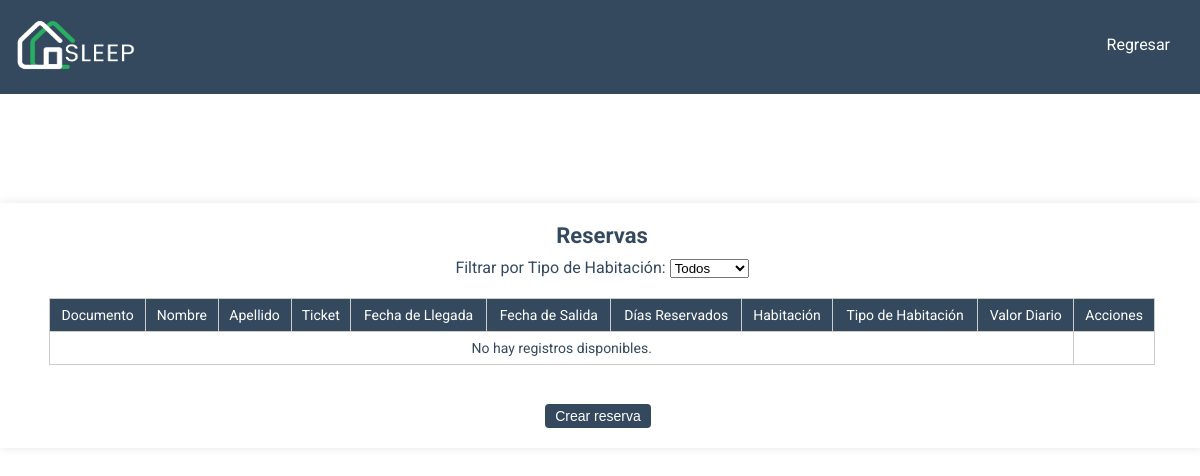
Page /pages/reservas.php on the earlier database version.
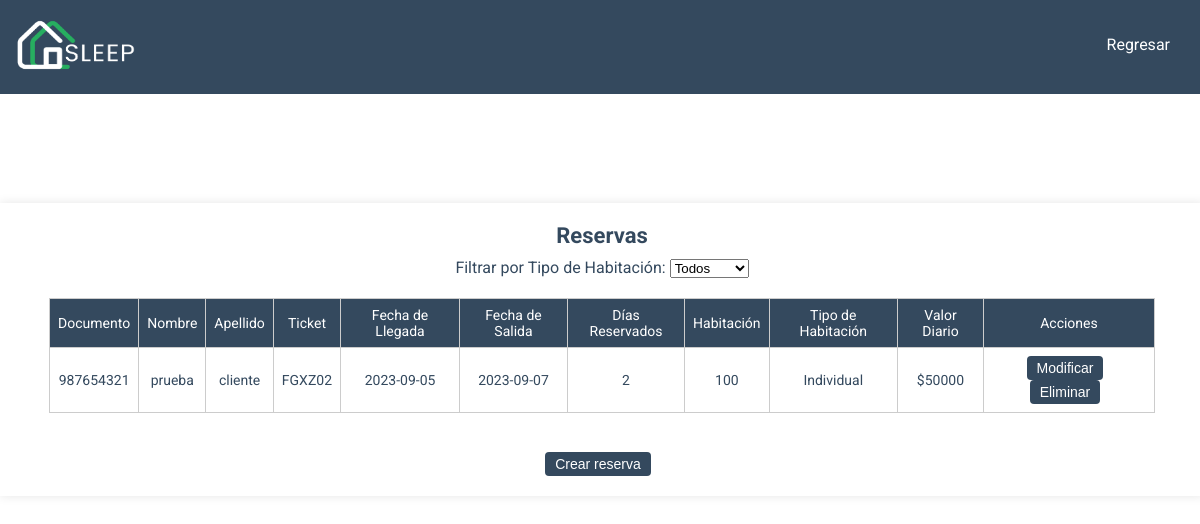
Same page on the later database version.
### tables this page shows
CREATE TABLE `huespedes` (
  `documento` int(11) NOT NULL,
  `ticket` varchar(11) NOT NULL,
  `habitacion` int(11) NOT NULL,
  `fecha_checkIN` date NOT NULL,
  `fecha_checkOUT` date NOT NULL,
  `dias_reservados` int(11) NOT NULL
);

CREATE TABLE `usuarios` (
  `documento` int(11) NOT NULL,
  `correo` varchar(45) NOT NULL,
  `nombre` varchar(15) NOT NULL,
  `apellido` varchar(15) NOT NULL,
  `telefono` varchar(20) NOT NULL,
  `pais` varchar(15) NOT NULL,
  `departamento` varchar(15) NOT NULL,
  `ciudad` varchar(15) NOT NULL,
  `contrasena` varchar(255) NOT NULL,
  `tipoUsuarioId` int(11) NOT NULL
);

CREATE TABLE `habitaciones` (
  `numero` int(11) NOT NULL,
  `tipo` varchar(15) NOT NULL,
  `estado` tinyint(1) NOT NULL,
  `descripcion` varchar(50) NOT NULL,
  `valor_diario` decimal(10,0) NOT NULL
);

### pages/reservas.php (the view, shortened to what this page needs)
<?php
include '../conections/conection.php';
$sql = "SELECT h.*, t.tipo, t.valor_diario, u.nombre, u.apellido FROM huespedes h
        JOIN habitaciones t ON h.habitacion = t.numero
        JOIN usuarios u ON h.documento = u.documento";
$result = $conn->query($sql);
?>
<!DOCTYPE html>
<html lang="es">
<head>
    <link rel="stylesheet" href="../assets/css/reservas.css">
</head>
<body>
    <header>
        <div id="logo">
            <img src="../assets/img/logoclaro.png" alt="Logo del Hotel" width="135px" height="70px">
        </div>
        <nav>
            <ul class="ul-encabezados">
                <li><a href="panel_gestor.php">Regresar</a></li>
            </ul>
        </nav>
    </header>
    <br>
    <section class="modulo" id="huespedes">
        <div class="modulo-header">Reservas</div>
        <div class="modulo-content">
            <label for="filtroTipo">Filtrar por Tipo de Habitación:</label>
            <select id="filtroTipo">
                <option value="">Todos</option>
            </select>
            <table>
                <thead>
                    <tr>
                        <th>Documento</th>
                        <th>Nombre</th>
                        <th>Apellido</th>
                        <th>Ticket</th>
                        <th>Fecha de Llegada</th>
                        <th>Fecha de Salida</th>
                        <th>Días Reservados</th>
                        <th>Habitación</th>
                        <th>Tipo de Habitación</th>
                        <th>Valor Diario</th>
                        <th>Acciones</th>
                    </tr>
                </thead>
                <tbody>
                    <?php
                    if ($result->num_rows > 0) {
                        while ($row = $result->fetch_assoc()) {
                            echo '<tr>';
                            echo '<td>' . $row['documento'] . '</td>';
                            echo '<td>' . $row['nombre'] . '</td>';
                            echo '<td>' . $row['apellido'] . '</td>';
                            echo '<td>' . $row['ticket'] . '</td>';
                            echo '<td>' . $row['fecha_checkIN'] . '</td>';
                            echo '<td>' . $row['fecha_checkOUT'] . '</td>';
                            echo '<td>' . $row['dias_reservados'] . '</td>';
                            echo '<td>' . $row['habitacion'] . '</td>';
                            echo '<td>' . $row['tipo'] . '</td>';
                            echo '<td>$' . $row['valor_diario'] . '</td>';
                            echo '<td>';
                            echo '<button class="modificar-button"><a href="modificar_reserva.php?ticket=' . $row['ticket'] . '">Modificar</a></button>';
                            echo '<button class="eliminar-button"><a href="eliminar_reserva.php?ticket=' . $row['ticket'] . '">Eliminar</a></button>';
                            echo '</td>';
                            echo '</tr>';
                        }
                    } else {
                        echo '<tr><td colspan="10">No hay registros disponibles.</td></tr>';
                    }
                    ?>
                </tbody>
            </table>
            <br>
            <button class="crear-button" id="btnHacerReservacion">Crear reserva</button>
        </div>
    </section>
</body>
</html>

### assets/css/reservas.css (style rules this page uses)
body, header, footer { font-family: "Roboto", sans-serif; margin: 0; padding: 0; }
header { background-color: #34495e; color: #fff; display: flex; justify-content: space-between; align-items: center; padding: 10px; }
nav { text-align: center; }
nav ul { list-style: none; display: inline-block; margin: 0; padding: 10px 0px 15px 0px; }
nav ul li { display: inline; margin-right: 20px; }
nav ul li a { text-decoration: none; color: #fff; }
.crear-button, .modificar-button, .eliminar-button { background-color: #34495e; color: #fff; border: none; padding: 4px 10px 4px 10px; margin-right: 8px; border-radius: 4px; font-size: 14px; cursor: pointer; transition: background-color 0.3s; }
table { border-collapse: collapse; width: 95%; margin: 20px auto; padding: 10px; border-radius: 8px; }
table, th, td { border: 1px solid #ccc; }
th, td { font-size: 14px; text-align: center; padding: 8px; }
th { background-color: #34495e; color: #fff; font-weight: normal; }
.modulo { background-color: white; width: 97%; margin: 90px auto; padding: 20px; box-shadow: 0px 0px 10px rgba(0, 0, 0, 0.1); color: #34495e; }
.modulo-header { font-size: 22px; text-align: center; margin-bottom: 10px; font-weight:bold }
.modulo-content { text-align: center; }
.modulo-content a { text-decoration: none; color: #ffffff; }

Differences in the rows shown:
added huespedes: documento "987654321", documento.nombre "prueba", documento.apellido "cliente", ticket "FGXZ02", fecha_checkIN "2023-09-05", fecha_checkOUT "2023-09-07", dias_reservados "2", habitacion "100", habitacion.tipo "Individual", habitacion.valor_diario "50000"
Other differences:
text no longer shown: "No hay registros disponibles."
